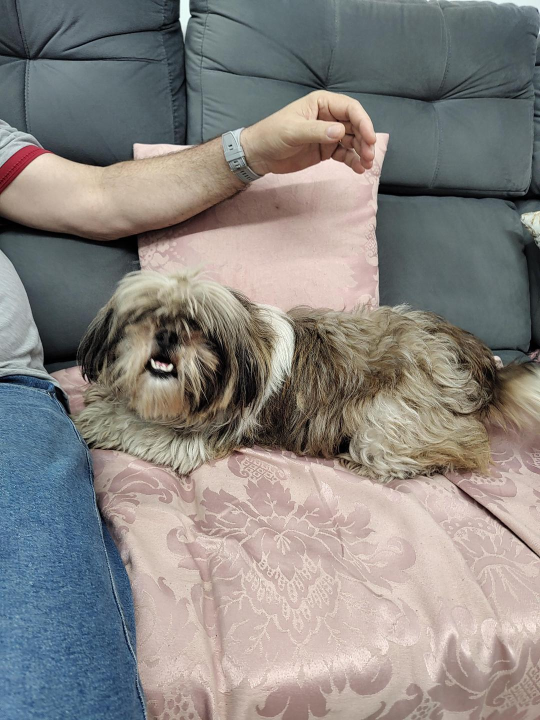
#> input picture perdidos/sao-jose.jpeg, 1080 x 1440 px (shown at 1/2 size)
$ python foto_sao_jose.py
#> lines starting #> are read from the running program, lines starting #| are printed output that depends on the picture
"""Prepara a foto da shih tzu encontrada na São José para o encontrada-sao-jose.html.

A imagem recebida (perdidos/sao-jose.jpeg, 1080x1440) é a foto que veio por direct: ela deitada de lado
num sofá cinza, sobre uma manta rosa, com o braço de quem a acolheu em cima e uma perna de calça jeans à esquerda.

A foto sai num corte horizontal, do alto da cabeça às patas, abaixo do braço (que termina em y ~480).
O rabo já vem cortado na borda direita da foto original. Só recorte, sem retoque.

Saída: img/sao-jose.jpg
Uso: python3 templates/desaparecidos/foto_sao_jose.py  (só precisa do Pillow)
"""
from pathlib import Path

from PIL import Image

ROOT = Path(__file__).resolve().parent.parent.parent
IMG = Path(__file__).resolve().parent / "img"

FOTO = (125, 478, 1080, 1040)    # ela inteira, com a manta embaixo e sem o braço em cima


def main():
    IMG.mkdir(parents=True, exist_ok=True)
    foto = Image.open(ROOT / "perdidos" / "sao-jose.jpeg").convert("RGB").crop(FOTO)
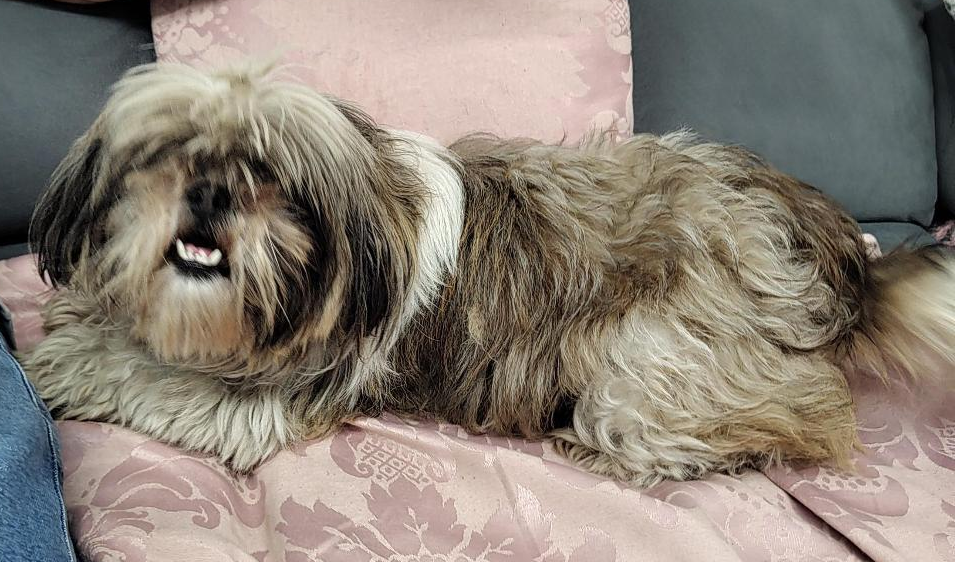
#> foto: PIL image 955x562 RGB; mean R, G, B 139.2, 129.5, 118.7
    foto.save(IMG / "sao-jose.jpg", quality=93)
    print(IMG / "sao-jose.jpg", foto.size)
#| templates/desaparecidos/img/sao-jose.jpg (955, 562)


if __name__ == "__main__":
    main()

$ run again, with perdidos/bidi-print.jpeg copied over perdidos/sao-jose.jpeg
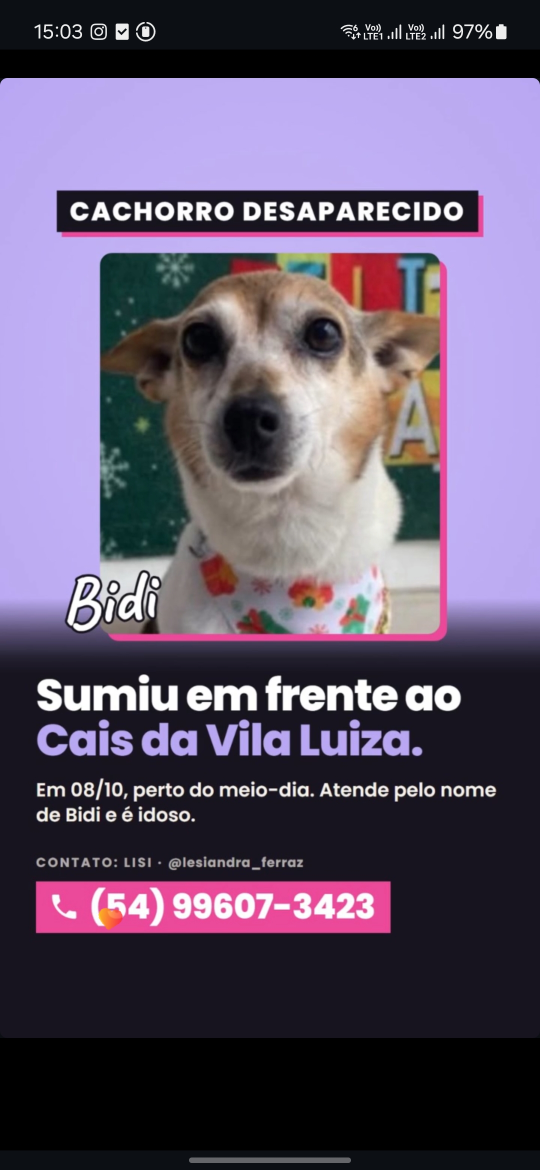
#> input picture perdidos/bidi-print.jpeg, 1080 x 2340 px (shown at 1/2 size)
#> in main, `foto = Image.open(ROOT / "perdidos" / "sao-jose.jpeg").convert("RGB")...`:
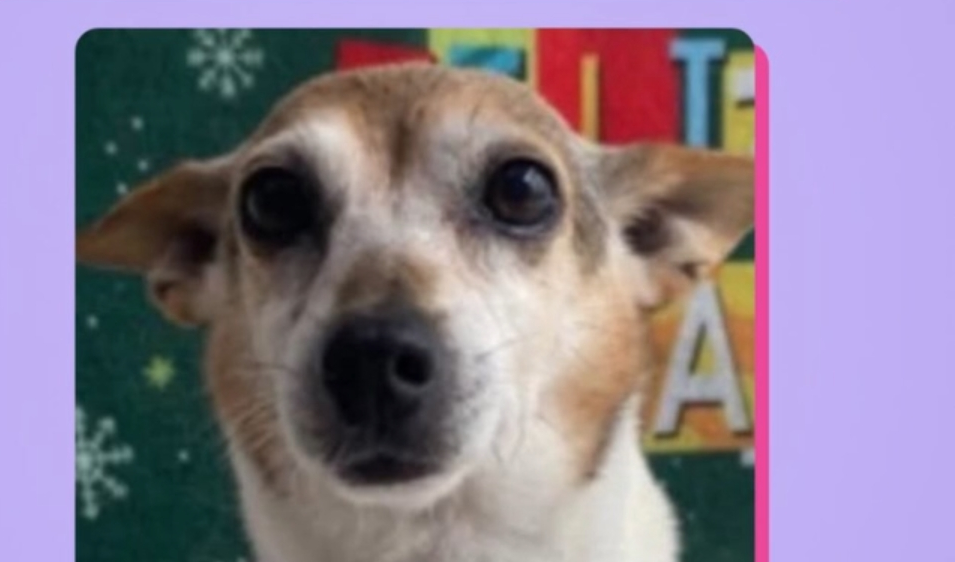
#> foto: PIL image 955x562 RGB; mean R, G, B 137.2, 124.9, 141.7
#| templates/desaparecidos/img/sao-jose.jpg (955, 562)

$ run again, with perdidos/bob.jpeg copied over perdidos/sao-jose.jpeg
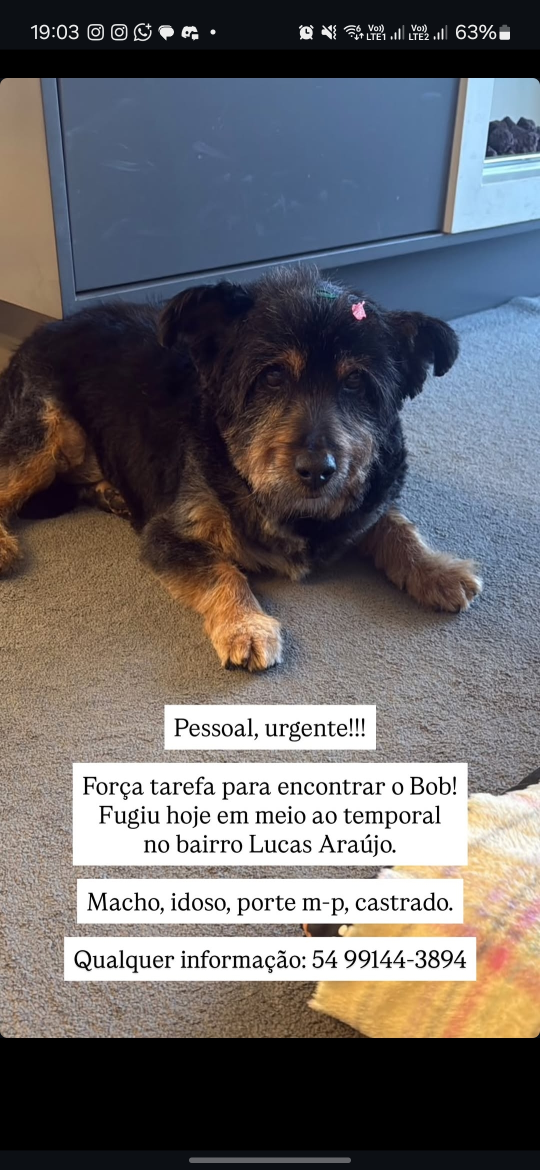
#> input picture perdidos/bob.jpeg, 1080 x 2340 px (shown at 1/2 size)
#> in main, `foto = Image.open(ROOT / "perdidos" / "sao-jose.jpeg").convert("RGB")...`:
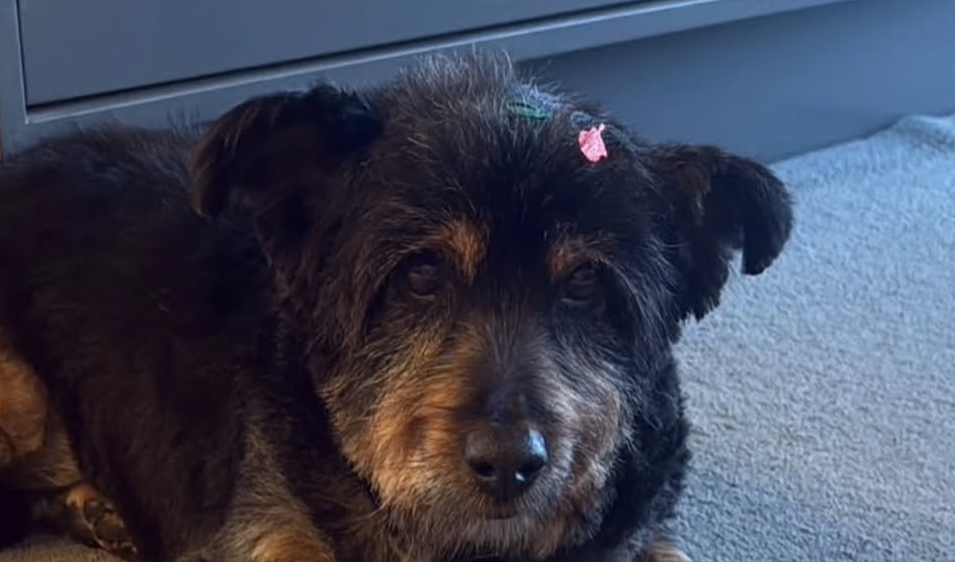
#> foto: PIL image 955x562 RGB; mean R, G, B 64.4, 69.6, 88.1
#| templates/desaparecidos/img/sao-jose.jpg (955, 562)
